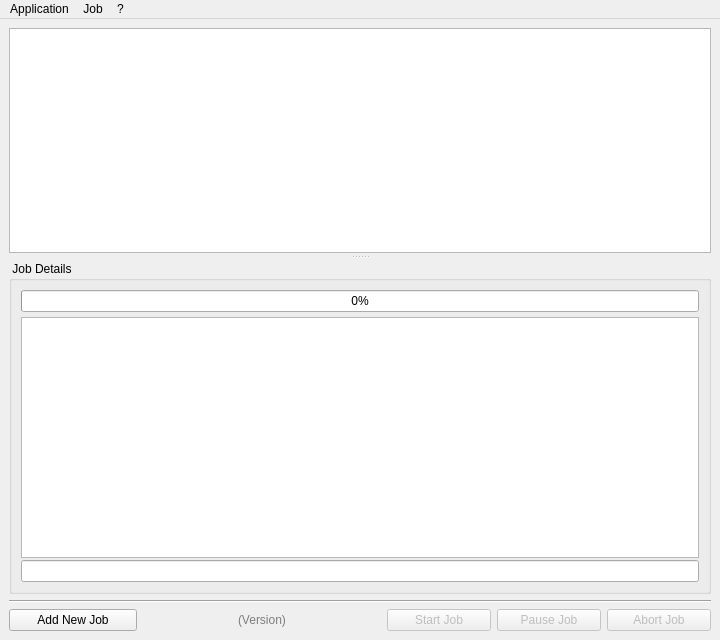
<?xml version="1.0" encoding="UTF-8"?>
<ui version="4.0">
 <class>MainWindow</class>
 <widget class="QMainWindow" name="MainWindow">
  <property name="geometry">
   <rect>
    <x>0</x>
    <y>0</y>
    <width>720</width>
    <height>640</height>
   </rect>
  </property>
  <property name="windowTitle">
   <string>Simple x264/x265 Launcher</string>
  </property>
  <widget class="QWidget" name="centralwidget">
   <layout class="QVBoxLayout" name="verticalLayout">
    <item>
     <widget class="QSplitter" name="splitter">
      <property name="orientation">
       <enum>Qt::Vertical</enum>
      </property>
      <property name="opaqueResize">
       <bool>false</bool>
      </property>
      <property name="handleWidth">
       <number>8</number>
      </property>
      <property name="childrenCollapsible">
       <bool>false</bool>
      </property>
      <widget class="QTableView" name="jobsView">
       <property name="focusPolicy">
        <enum>Qt::StrongFocus</enum>
       </property>
       <property name="contextMenuPolicy">
        <enum>Qt::ActionsContextMenu</enum>
       </property>
       <property name="alternatingRowColors">
        <bool>false</bool>
       </property>
       <property name="selectionMode">
        <enum>QAbstractItemView::SingleSelection</enum>
       </property>
       <property name="selectionBehavior">
        <enum>QAbstractItemView::SelectRows</enum>
       </property>
       <property name="wordWrap">
        <bool>false</bool>
       </property>
       <property name="cornerButtonEnabled">
        <bool>false</bool>
       </property>
       <attribute name="horizontalHeaderVisible">
        <bool>true</bool>
       </attribute>
       <attribute name="horizontalHeaderHighlightSections">
        <bool>false</bool>
       </attribute>
       <attribute name="verticalHeaderVisible">
        <bool>false</bool>
       </attribute>
      </widget>
      <widget class="QGroupBox" name="groupBox">
       <property name="title">
        <string> Job Details </string>
       </property>
       <layout class="QVBoxLayout" name="verticalLayout_2">
        <property name="spacing">
         <number>2</number>
        </property>
        <item>
         <widget class="QProgressBar" name="progressBar">
          <property name="mouseTracking">
           <bool>false</bool>
          </property>
          <property name="focusPolicy">
           <enum>Qt::StrongFocus</enum>
          </property>
          <property name="value">
           <number>0</number>
          </property>
          <property name="alignment">
           <set>Qt::AlignCenter</set>
          </property>
         </widget>
        </item>
        <item>
         <spacer name="verticalSpacer">
          <property name="orientation">
           <enum>Qt::Vertical</enum>
          </property>
          <property name="sizeType">
           <enum>QSizePolicy::Fixed</enum>
          </property>
          <property name="sizeHint" stdset="0">
           <size>
            <width>20</width>
            <height>3</height>
           </size>
          </property>
         </spacer>
        </item>
        <item>
         <widget class="QListView" name="logView">
          <property name="font">
           <font>
            <family>Lucida Console</family>
           </font>
          </property>
          <property name="contextMenuPolicy">
           <enum>Qt::ActionsContextMenu</enum>
          </property>
          <property name="horizontalScrollBarPolicy">
           <enum>Qt::ScrollBarAlwaysOff</enum>
          </property>
          <property name="selectionMode">
           <enum>QAbstractItemView::NoSelection</enum>
          </property>
          <property name="selectionBehavior">
           <enum>QAbstractItemView::SelectRows</enum>
          </property>
         </widget>
        </item>
        <item>
         <widget class="QLineEdit" name="editDetails">
          <property name="font">
           <font>
            <weight>75</weight>
            <bold>true</bold>
           </font>
          </property>
          <property name="readOnly">
           <bool>true</bool>
          </property>
         </widget>
        </item>
       </layout>
      </widget>
     </widget>
    </item>
    <item>
     <widget class="QFrame" name="frame">
      <property name="frameShape">
       <enum>QFrame::HLine</enum>
      </property>
      <property name="frameShadow">
       <enum>QFrame::Sunken</enum>
      </property>
     </widget>
    </item>
    <item>
     <layout class="QHBoxLayout" name="horizontalLayout">
      <item>
       <widget class="QPushButton" name="buttonAddJob">
        <property name="minimumSize">
         <size>
          <width>128</width>
          <height>0</height>
         </size>
        </property>
        <property name="text">
         <string>Add New Job</string>
        </property>
        <property name="icon">
         <iconset resource="../res/resources.qrc">
          <normaloff>:/buttons/add.png</normaloff>:/buttons/add.png</iconset>
        </property>
       </widget>
      </item>
      <item>
       <spacer name="horizontalSpacer">
        <property name="orientation">
         <enum>Qt::Horizontal</enum>
        </property>
        <property name="sizeHint" stdset="0">
         <size>
          <width>40</width>
          <height>20</height>
         </size>
        </property>
       </spacer>
      </item>
      <item>
       <widget class="QLabel" name="labelBuildDate">
        <property name="palette">
         <palette>
          <active>
           <colorrole role="WindowText">
            <brush brushstyle="SolidPattern">
             <color alpha="255">
              <red>126</red>
              <green>126</green>
              <blue>126</blue>
             </color>
            </brush>
           </colorrole>
          </active>
          <inactive>
           <colorrole role="WindowText">
            <brush brushstyle="SolidPattern">
             <color alpha="255">
              <red>126</red>
              <green>126</green>
              <blue>126</blue>
             </color>
            </brush>
           </colorrole>
          </inactive>
          <disabled>
           <colorrole role="WindowText">
            <brush brushstyle="SolidPattern">
             <color alpha="255">
              <red>120</red>
              <green>120</green>
              <blue>120</blue>
             </color>
            </brush>
           </colorrole>
          </disabled>
         </palette>
        </property>
        <property name="cursor">
         <cursorShape>WhatsThisCursor</cursorShape>
        </property>
        <property name="text">
         <string>(Version)</string>
        </property>
       </widget>
      </item>
      <item>
       <spacer name="horizontalSpacer_2">
        <property name="orientation">
         <enum>Qt::Horizontal</enum>
        </property>
        <property name="sizeHint" stdset="0">
         <size>
          <width>40</width>
          <height>20</height>
         </size>
        </property>
       </spacer>
      </item>
      <item>
       <widget class="QPushButton" name="buttonStartJob">
        <property name="enabled">
         <bool>false</bool>
        </property>
        <property name="minimumSize">
         <size>
          <width>104</width>
          <height>0</height>
         </size>
        </property>
        <property name="text">
         <string>Start Job</string>
        </property>
        <property name="icon">
         <iconset resource="../res/resources.qrc">
          <normaloff>:/buttons/play_big.png</normaloff>:/buttons/play_big.png</iconset>
        </property>
       </widget>
      </item>
      <item>
       <widget class="QPushButton" name="buttonPauseJob">
        <property name="enabled">
         <bool>false</bool>
        </property>
        <property name="minimumSize">
         <size>
          <width>104</width>
          <height>0</height>
         </size>
        </property>
        <property name="text">
         <string>Pause Job</string>
        </property>
        <property name="icon">
         <iconset resource="../res/resources.qrc">
          <normaloff>:/buttons/pause.png</normaloff>:/buttons/pause.png</iconset>
        </property>
        <property name="checkable">
         <bool>true</bool>
        </property>
       </widget>
      </item>
      <item>
       <widget class="QPushButton" name="buttonAbortJob">
        <property name="enabled">
         <bool>false</bool>
        </property>
        <property name="minimumSize">
         <size>
          <width>104</width>
          <height>0</height>
         </size>
        </property>
        <property name="text">
         <string>Abort Job</string>
        </property>
        <property name="icon">
         <iconset resource="../res/resources.qrc">
          <normaloff>:/buttons/cancel.png</normaloff>:/buttons/cancel.png</iconset>
        </property>
       </widget>
      </item>
     </layout>
    </item>
   </layout>
  </widget>
  <widget class="QMenuBar" name="menubar">
   <property name="geometry">
    <rect>
     <x>0</x>
     <y>0</y>
     <width>720</width>
     <height>21</height>
    </rect>
   </property>
   <widget class="QMenu" name="menuFile">
    <property name="title">
     <string>Application</string>
    </property>
    <widget class="QMenu" name="menuRemove_Jobs">
     <property name="title">
      <string>Clean-Up</string>
     </property>
     <property name="icon">
      <iconset resource="../res/resources.qrc">
       <normaloff>:/buttons/clean.png</normaloff>:/buttons/clean.png</iconset>
     </property>
     <addaction name="actionCleanup_Finished"/>
     <addaction name="actionCleanup_Enqueued"/>
    </widget>
    <widget class="QMenu" name="menuRemove_PostOperation">
     <property name="title">
      <string>On Completion</string>
     </property>
     <property name="icon">
      <iconset resource="../res/resources.qrc">
       <normaloff>:/buttons/flag.png</normaloff>:/buttons/flag.png</iconset>
     </property>
     <addaction name="separator"/>
     <addaction name="actionPostOp_PowerDown"/>
     <addaction name="actionPostOp_Hibernate"/>
     <addaction name="separator"/>
     <addaction name="actionPostOp_DoNothing"/>
    </widget>
    <addaction name="actionOpen"/>
    <addaction name="actionCreateJob"/>
    <addaction name="separator"/>
    <addaction name="menuRemove_Jobs"/>
    <addaction name="menuRemove_PostOperation"/>
    <addaction name="separator"/>
    <addaction name="actionPreferences"/>
    <addaction name="separator"/>
    <addaction name="actionExit"/>
   </widget>
   <widget class="QMenu" name="menu">
    <property name="title">
     <string>?</string>
    </property>
    <widget class="QMenu" name="menuDownloadX264">
     <property name="title">
      <string>Download x264 Binaries</string>
     </property>
     <property name="icon">
      <iconset resource="../res/resources.qrc">
       <normaloff>:/buttons/setup.png</normaloff>:/buttons/setup.png</iconset>
     </property>
     <addaction name="actionWebX264LigH"/>
     <addaction name="actionWebX264VideoLAN"/>
     <addaction name="actionWebX264Komisar"/>
     <addaction name="separator"/>
     <addaction name="actionWebX264FreeCodecs"/>
    </widget>
    <widget class="QMenu" name="menuDownloadX265">
     <property name="title">
      <string>Download x265 Binaries</string>
     </property>
     <property name="icon">
      <iconset resource="../res/resources.qrc">
       <normaloff>:/buttons/setup.png</normaloff>:/buttons/setup.png</iconset>
     </property>
     <addaction name="actionWebX265LigH"/>
     <addaction name="actionWebX265Fllear"/>
     <addaction name="actionWebX265Snowfag"/>
     <addaction name="separator"/>
     <addaction name="actionWebX265FreeCodecs"/>
    </widget>
    <addaction name="actionCheckForUpdates"/>
    <addaction name="separator"/>
    <addaction name="actionWebMulder"/>
    <addaction name="actionWebX264"/>
    <addaction name="actionWebX265"/>
    <addaction name="actionWebSupport"/>
    <addaction name="separator"/>
    <addaction name="menuDownloadX264"/>
    <addaction name="menuDownloadX265"/>
    <addaction name="actionWebVapourSynth"/>
    <addaction name="separator"/>
    <addaction name="actionOnlineDocX264"/>
    <addaction name="actionOnlineDocX265"/>
    <addaction name="actionWebBluRay"/>
    <addaction name="actionWebVapourSynthDocs"/>
    <addaction name="actionWebSecret"/>
    <addaction name="separator"/>
    <addaction name="actionAbout"/>
   </widget>
   <widget class="QMenu" name="menuJob">
    <property name="title">
     <string>Job</string>
    </property>
    <addaction name="actionJob_Start"/>
    <addaction name="actionJob_Pause"/>
    <addaction name="actionJob_Abort"/>
    <addaction name="separator"/>
    <addaction name="actionJob_Browse"/>
    <addaction name="actionJob_Delete"/>
    <addaction name="actionJob_Restart"/>
    <addaction name="separator"/>
    <addaction name="actionJob_MoveUp"/>
    <addaction name="actionJob_MoveDown"/>
   </widget>
   <addaction name="menuFile"/>
   <addaction name="menuJob"/>
   <addaction name="menu"/>
  </widget>
  <action name="actionExit">
   <property name="icon">
    <iconset resource="../res/resources.qrc">
     <normaloff>:/buttons/door_in.png</normaloff>:/buttons/door_in.png</iconset>
   </property>
   <property name="text">
    <string>Exit</string>
   </property>
  </action>
  <action name="actionAbout">
   <property name="icon">
    <iconset resource="../res/resources.qrc">
     <normaloff>:/buttons/information.png</normaloff>:/buttons/information.png</iconset>
   </property>
   <property name="text">
    <string>About...</string>
   </property>
  </action>
  <action name="actionWebMulder">
   <property name="icon">
    <iconset resource="../res/resources.qrc">
     <normaloff>:/buttons/world_link.png</normaloff>:/buttons/world_link.png</iconset>
   </property>
   <property name="text">
    <string>MuldeR's Web-Site</string>
   </property>
  </action>
  <action name="actionWebX264">
   <property name="icon">
    <iconset resource="../res/resources.qrc">
     <normaloff>:/buttons/x264.png</normaloff>:/buttons/x264.png</iconset>
   </property>
   <property name="text">
    <string>Official x264 Web-Site</string>
   </property>
  </action>
  <action name="actionWebX264Komisar">
   <property name="icon">
    <iconset resource="../res/resources.qrc">
     <normaloff>:/buttons/world_link.png</normaloff>:/buttons/world_link.png</iconset>
   </property>
   <property name="text">
    <string>x264 builds for Windows by Komisar</string>
   </property>
  </action>
  <action name="actionWebX264VideoLAN">
   <property name="icon">
    <iconset resource="../res/resources.qrc">
     <normaloff>:/buttons/world_link.png</normaloff>:/buttons/world_link.png</iconset>
   </property>
   <property name="text">
    <string>x264 builds for Windows by VideoLAN</string>
   </property>
  </action>
  <action name="actionOnlineDocX264">
   <property name="icon">
    <iconset resource="../res/resources.qrc">
     <normaloff>:/buttons/book_open.png</normaloff>:/buttons/book_open.png</iconset>
   </property>
   <property name="text">
    <string>x264 Online Documentation</string>
   </property>
  </action>
  <action name="actionWebBluRay">
   <property name="icon">
    <iconset resource="../res/resources.qrc">
     <normaloff>:/buttons/book_open.png</normaloff>:/buttons/book_open.png</iconset>
   </property>
   <property name="text">
    <string>BluRay Authoring Guide</string>
   </property>
  </action>
  <action name="actionCreateJob">
   <property name="icon">
    <iconset resource="../res/resources.qrc">
     <normaloff>:/buttons/add.png</normaloff>:/buttons/add.png</iconset>
   </property>
   <property name="text">
    <string>Create New Job</string>
   </property>
  </action>
  <action name="actionJob_Start">
   <property name="enabled">
    <bool>false</bool>
   </property>
   <property name="icon">
    <iconset resource="../res/resources.qrc">
     <normaloff>:/buttons/play_big.png</normaloff>:/buttons/play_big.png</iconset>
   </property>
   <property name="text">
    <string>Start Job</string>
   </property>
  </action>
  <action name="actionJob_Abort">
   <property name="enabled">
    <bool>false</bool>
   </property>
   <property name="icon">
    <iconset resource="../res/resources.qrc">
     <normaloff>:/buttons/cancel.png</normaloff>:/buttons/cancel.png</iconset>
   </property>
   <property name="text">
    <string>Abort Job</string>
   </property>
  </action>
  <action name="actionJob_Pause">
   <property name="checkable">
    <bool>true</bool>
   </property>
   <property name="enabled">
    <bool>false</bool>
   </property>
   <property name="icon">
    <iconset resource="../res/resources.qrc">
     <normaloff>:/buttons/pause.png</normaloff>:/buttons/pause.png</iconset>
   </property>
   <property name="text">
    <string>Pause Job</string>
   </property>
  </action>
  <action name="actionPreferences">
   <property name="icon">
    <iconset resource="../res/resources.qrc">
     <normaloff>:/buttons/wrench.png</normaloff>:/buttons/wrench.png</iconset>
   </property>
   <property name="text">
    <string>Preferences</string>
   </property>
  </action>
  <action name="actionJob_Delete">
   <property name="enabled">
    <bool>false</bool>
   </property>
   <property name="icon">
    <iconset resource="../res/resources.qrc">
     <normaloff>:/buttons/trash.png</normaloff>:/buttons/trash.png</iconset>
   </property>
   <property name="text">
    <string>Delete Job</string>
   </property>
  </action>
  <action name="actionJob_Browse">
   <property name="enabled">
    <bool>false</bool>
   </property>
   <property name="icon">
    <iconset resource="../res/resources.qrc">
     <normaloff>:/buttons/folder_magnify.png</normaloff>:/buttons/folder_magnify.png</iconset>
   </property>
   <property name="text">
    <string>Explore Job</string>
   </property>
  </action>
  <action name="actionWebSecret">
   <property name="icon">
    <iconset resource="../res/resources.qrc">
     <normaloff>:/buttons/book_open.png</normaloff>:/buttons/book_open.png</iconset>
   </property>
   <property name="text">
    <string>Secret Recipe - Confidential</string>
   </property>
  </action>
  <action name="actionJob_Restart">
   <property name="enabled">
    <bool>false</bool>
   </property>
   <property name="icon">
    <iconset resource="../res/resources.qrc">
     <normaloff>:/buttons/restart.png</normaloff>:/buttons/restart.png</iconset>
   </property>
   <property name="text">
    <string>Restart Job</string>
   </property>
  </action>
  <action name="actionWebSupport">
   <property name="icon">
    <iconset resource="../res/resources.qrc">
     <normaloff>:/buttons/group.png</normaloff>:/buttons/group.png</iconset>
   </property>
   <property name="text">
    <string>Help and Support</string>
   </property>
  </action>
  <action name="actionOpen">
   <property name="icon">
    <iconset resource="../res/resources.qrc">
     <normaloff>:/buttons/folder_add.png</normaloff>:/buttons/folder_add.png</iconset>
   </property>
   <property name="text">
    <string>Open...</string>
   </property>
  </action>
  <action name="actionUtz">
   <property name="text">
    <string>utz</string>
   </property>
  </action>
  <action name="actionWebVapourSynth">
   <property name="icon">
    <iconset resource="../res/resources.qrc">
     <normaloff>:/buttons/setup.png</normaloff>:/buttons/setup.png</iconset>
   </property>
   <property name="text">
    <string>Download VapourSynth</string>
   </property>
  </action>
  <action name="actionWebVapourSynthDocs">
   <property name="icon">
    <iconset resource="../res/resources.qrc">
     <normaloff>:/buttons/book_open.png</normaloff>:/buttons/book_open.png</iconset>
   </property>
   <property name="text">
    <string>VapourSynth Manual</string>
   </property>
  </action>
  <action name="actionCheckForUpdates">
   <property name="icon">
    <iconset resource="../res/resources.qrc">
     <normaloff>:/buttons/update.png</normaloff>:/buttons/update.png</iconset>
   </property>
   <property name="text">
    <string>Check for new Updates</string>
   </property>
  </action>
  <action name="actionWebX265">
   <property name="icon">
    <iconset resource="../res/resources.qrc">
     <normaloff>:/buttons/x265.png</normaloff>:/buttons/x265.png</iconset>
   </property>
   <property name="text">
    <string>Official x265 Web-Site</string>
   </property>
  </action>
  <action name="actionDownload_x265_Binaries">
   <property name="text">
    <string>Download x265 Binaries</string>
   </property>
  </action>
  <action name="actionWebX265Fllear">
   <property name="icon">
    <iconset resource="../res/resources.qrc">
     <normaloff>:/buttons/world_link.png</normaloff>:/buttons/world_link.png</iconset>
   </property>
   <property name="text">
    <string>x265 builds for Windows by Fllear</string>
   </property>
  </action>
  <action name="actionWebX265FreeCodecs">
   <property name="icon">
    <iconset resource="../res/resources.qrc">
     <normaloff>:/buttons/world_link.png</normaloff>:/buttons/world_link.png</iconset>
   </property>
   <property name="text">
    <string>Codecs.com Mirror (x265)</string>
   </property>
  </action>
  <action name="actionWebX265Snowfag">
   <property name="icon">
    <iconset resource="../res/resources.qrc">
     <normaloff>:/buttons/world_link.png</normaloff>:/buttons/world_link.png</iconset>
   </property>
   <property name="text">
    <string>x265 builds for Windows by Snowfag</string>
   </property>
  </action>
  <action name="actionWebX265LigH">
   <property name="icon">
    <iconset resource="../res/resources.qrc">
     <normaloff>:/buttons/world_link.png</normaloff>:/buttons/world_link.png</iconset>
   </property>
   <property name="text">
    <string>x265 builds for Windows by LigH</string>
   </property>
  </action>
  <action name="actionWebX264FreeCodecs">
   <property name="icon">
    <iconset resource="../res/resources.qrc">
     <normaloff>:/buttons/world_link.png</normaloff>:/buttons/world_link.png</iconset>
   </property>
   <property name="text">
    <string>Codecs.com Mirror (x264)</string>
   </property>
  </action>
  <action name="actionJob_MoveUp">
   <property name="enabled">
    <bool>false</bool>
   </property>
   <property name="icon">
    <iconset resource="../res/resources.qrc">
     <normaloff>:/buttons/arrow_up.png</normaloff>:/buttons/arrow_up.png</iconset>
   </property>
   <property name="text">
    <string>Move Up</string>
   </property>
  </action>
  <action name="actionJob_MoveDown">
   <property name="enabled">
    <bool>false</bool>
   </property>
   <property name="icon">
    <iconset resource="../res/resources.qrc">
     <normaloff>:/buttons/arrow_down.png</normaloff>:/buttons/arrow_down.png</iconset>
   </property>
   <property name="text">
    <string>Move Down</string>
   </property>
  </action>
  <action name="actionOnlineDocX265">
   <property name="icon">
    <iconset resource="../res/resources.qrc">
     <normaloff>:/buttons/book_open.png</normaloff>:/buttons/book_open.png</iconset>
   </property>
   <property name="text">
    <string>x265 Online Documentation</string>
   </property>
  </action>
  <action name="actionRemove_Jobs">
   <property name="text">
    <string>Remove Jobs</string>
   </property>
  </action>
  <action name="actionCleanup_Finished">
   <property name="icon">
    <iconset resource="../res/resources.qrc">
     <normaloff>:/buttons/trash.png</normaloff>:/buttons/trash.png</iconset>
   </property>
   <property name="text">
    <string>Remove Completed/Failed Jobs</string>
   </property>
  </action>
  <action name="actionCleanup_Enqueued">
   <property name="icon">
    <iconset resource="../res/resources.qrc">
     <normaloff>:/buttons/trash.png</normaloff>:/buttons/trash.png</iconset>
   </property>
   <property name="text">
    <string>Remove Enqued Jobs</string>
   </property>
  </action>
  <action name="actionDo_Nothing">
   <property name="icon">
    <iconset resource="../res/resources.qrc">
     <normaloff>:/buttons/cup.png</normaloff>:/buttons/cup.png</iconset>
   </property>
   <property name="text">
    <string>Do Nothing</string>
   </property>
  </action>
  <action name="actionPostOp_PowerDown">
   <property name="checkable">
    <bool>true</bool>
   </property>
   <property name="icon">
    <iconset resource="../res/resources.qrc">
     <normaloff>:/buttons/power_off.png</normaloff>:/buttons/power_off.png</iconset>
   </property>
   <property name="text">
    <string>Shutdown Computer</string>
   </property>
  </action>
  <action name="actionPostOp_Hibernate">
   <property name="checkable">
    <bool>true</bool>
   </property>
   <property name="icon">
    <iconset resource="../res/resources.qrc">
     <normaloff>:/buttons/snow_flake.png</normaloff>:/buttons/snow_flake.png</iconset>
   </property>
   <property name="text">
    <string>Hibernate Computer</string>
   </property>
  </action>
  <action name="actionPostOp_DoNothing">
   <property name="checkable">
    <bool>true</bool>
   </property>
   <property name="checked">
    <bool>true</bool>
   </property>
   <property name="icon">
    <iconset resource="../res/resources.qrc">
     <normaloff>:/buttons/cross_grey.png</normaloff>:/buttons/cross_grey.png</iconset>
   </property>
   <property name="text">
    <string>Do Nothing</string>
   </property>
  </action>
  <action name="actionWebX264LigH">
   <property name="icon">
    <iconset resource="../res/resources.qrc">
     <normaloff>:/buttons/world_link.png</normaloff>:/buttons/world_link.png</iconset>
   </property>
   <property name="text">
    <string>x264 builds for Windows by LigH</string>
   </property>
  </action>
 </widget>
 <tabstops>
  <tabstop>buttonAddJob</tabstop>
  <tabstop>buttonStartJob</tabstop>
  <tabstop>buttonAbortJob</tabstop>
  <tabstop>jobsView</tabstop>
  <tabstop>logView</tabstop>
  <tabstop>editDetails</tabstop>
 </tabstops>
 <resources>
  <include location="../res/resources.qrc"/>
 </resources>
 <connections>
  <connection>
   <sender>actionExit</sender>
   <signal>triggered()</signal>
   <receiver>MainWindow</receiver>
   <slot>close()</slot>
   <hints>
    <hint type="sourcelabel">
     <x>-1</x>
     <y>-1</y>
    </hint>
    <hint type="destinationlabel">
     <x>399</x>
     <y>299</y>
    </hint>
   </hints>
  </connection>
  <connection>
   <sender>actionCreateJob</sender>
   <signal>triggered()</signal>
   <receiver>buttonAddJob</receiver>
   <slot>click()</slot>
   <hints>
    <hint type="sourcelabel">
     <x>-1</x>
     <y>-1</y>
    </hint>
    <hint type="destinationlabel">
     <x>73</x>
     <y>617</y>
    </hint>
   </hints>
  </connection>
  <connection>
   <sender>actionJob_Start</sender>
   <signal>triggered()</signal>
   <receiver>buttonStartJob</receiver>
   <slot>click()</slot>
   <hints>
    <hint type="sourcelabel">
     <x>-1</x>
     <y>-1</y>
    </hint>
    <hint type="destinationlabel">
     <x>547</x>
     <y>617</y>
    </hint>
   </hints>
  </connection>
  <connection>
   <sender>actionJob_Abort</sender>
   <signal>triggered()</signal>
   <receiver>buttonAbortJob</receiver>
   <slot>click()</slot>
   <hints>
    <hint type="sourcelabel">
     <x>-1</x>
     <y>-1</y>
    </hint>
    <hint type="destinationlabel">
     <x>657</x>
     <y>617</y>
    </hint>
   </hints>
  </connection>
  <connection>
   <sender>actionJob_Pause</sender>
   <signal>toggled(bool)</signal>
   <receiver>buttonPauseJob</receiver>
   <slot>setChecked(bool)</slot>
   <hints>
    <hint type="sourcelabel">
     <x>-1</x>
     <y>-1</y>
    </hint>
    <hint type="destinationlabel">
     <x>547</x>
     <y>617</y>
    </hint>
   </hints>
  </connection>
 </connections>
</ui>
